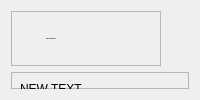
     <widget class="QWidget" name="right_menu_widget" native="true">
      <layout class="QVBoxLayout" name="verticalLayout_3">
       <item>
        <widget class="QFrame" name="right_frame_title">
         <property name="minimumSize">
          <size>
           <width>150</width>
           <height>55</height>
          </size>
         </property>
         <property name="maximumSize">
          <size>
           <width>150</width>
           <height>55</height>
          </size>
         </property>
         <property name="frameShape">
          <enum>QFrame::StyledPanel</enum>
         </property>
         <property name="frameShadow">
          <enum>QFrame::Raised</enum>
         </property>
         <layout class="QHBoxLayout" name="horizontalLayout_6">
          <item>
           <widget class="QLabel" name="right_frame_title_label">
            <property name="maximumSize">
             <size>
              <width>80</width>
              <height>50</height>
             </size>
            </property>
            <property name="font">
             <font>
              <pointsize>-1</pointsize>
              <bold>true</bold>
             </font>
            </property>
            <property name="text">
             <string>Work Order Sign Off</string>
            </property>
            <property name="wordWrap">
             <bool>true</bool>
            </property>
           </widget>
          </item>
         </layout>
        </widget>
       </item>
       <item>
        <widget class="QFrame" name="right_frame">
         <property name="frameShape">
          <enum>QFrame::StyledPanel</enum>
         </property>
         <property name="frameShadow">
          <enum>QFrame::Raised</enum>
         </property>
         <widget class="QLabel" name="cool_thing">
          <property name="geometry">
           <rect>
            <x>9</x>
            <y>9</y>
            <width>64</width>
            <height>16</height>
           </rect>
          </property>
          <property name="text">
           <string>NEW TEXT</string>
          </property>
         </widget>
         <widget class="QPushButton" name="sign_off_button">
          <property name="geometry">
           <rect>
            <x>10</x>
            <y>450</y>
            <width>131</width>
            <height>41</height>
           </rect>
          </property>
          <property name="minimumSize">
           <size>
            <width>0</width>
            <height>0</height>
           </size>
          </property>
          <property name="maximumSize">
           <size>
            <width>5555</width>
            <height>555</height>
           </size>
          </property>
          <property name="styleSheet">
           <string notr="true">#sign_off_button {
    border-radius: 15px;
    border: 3px solid rgb(120, 157, 186);
    text-align: center;
    background-color: qlineargradient(x1: 0, y1: 0, x2: 0, y2: 1, stop: 0 rgb(75,100,130), stop: 1 rgb(61, 80, 95));
}

#sign_off_button:hover {
    border-radius: 16px;
    border: 3px solid rgb(186, 157, 120);
    background-color: qlineargradient(x1: 0, y1: 0, x2: 0, y2: 1, stop: 0 rgb(95,120,150), stop: 1 rgb(75,100,130));
}

#sign_off_button:pressed {
    background-color: qlineargradient(x1: 0, y1: 0, x2: 0, y2: 1, stop: 0 rgb(61, 80, 95), stop: 1 rgb(45,64,75));
}</string>
          </property>
          <property name="text">
           <string>Sign Off</string>
          </property>
         </widget>
        </widget>
       </item>
      </layout>
     </widget>
